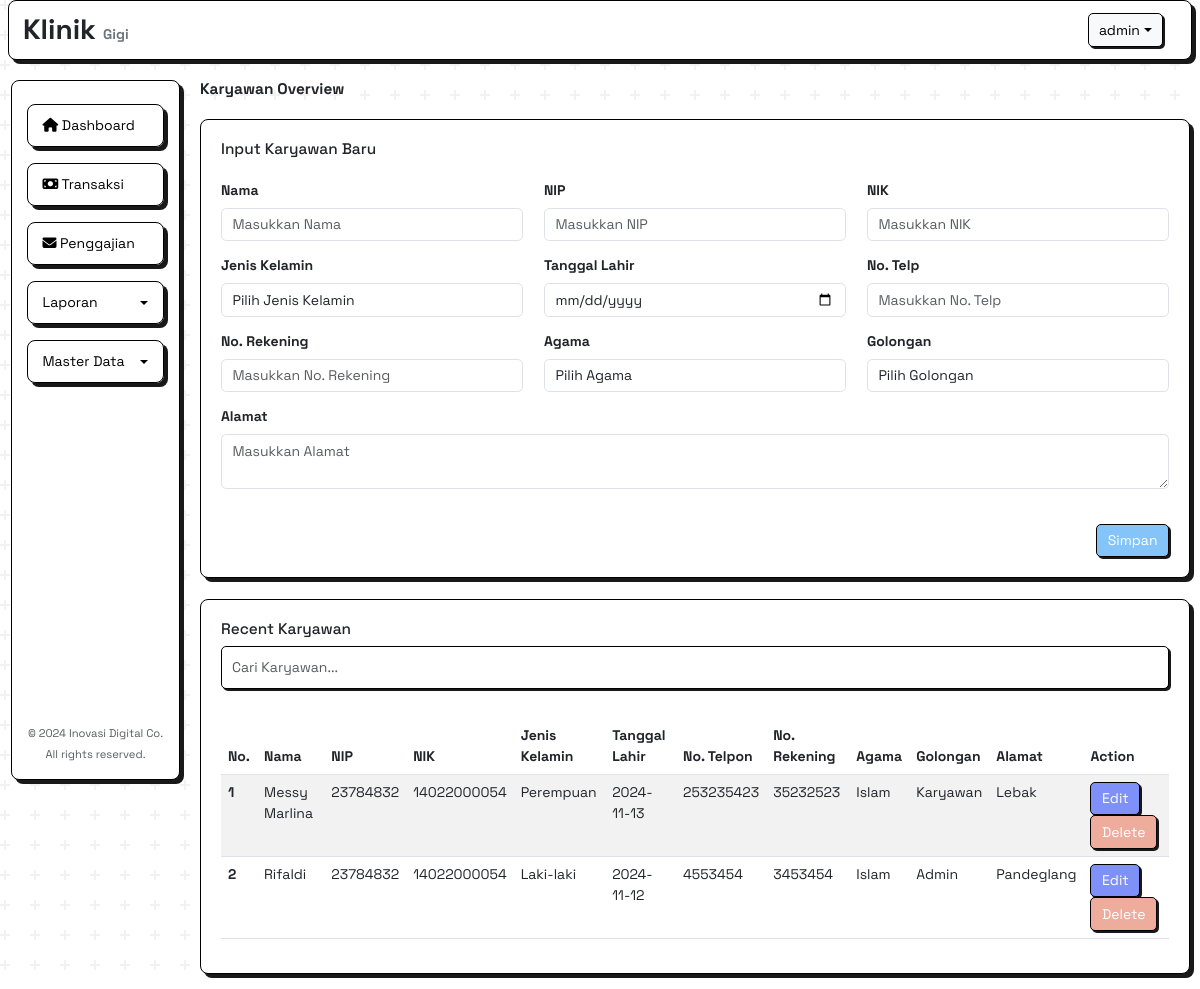
The page /asset/owner/master/index.php?page=Karyawan (signed in) on the database as committed earlier.
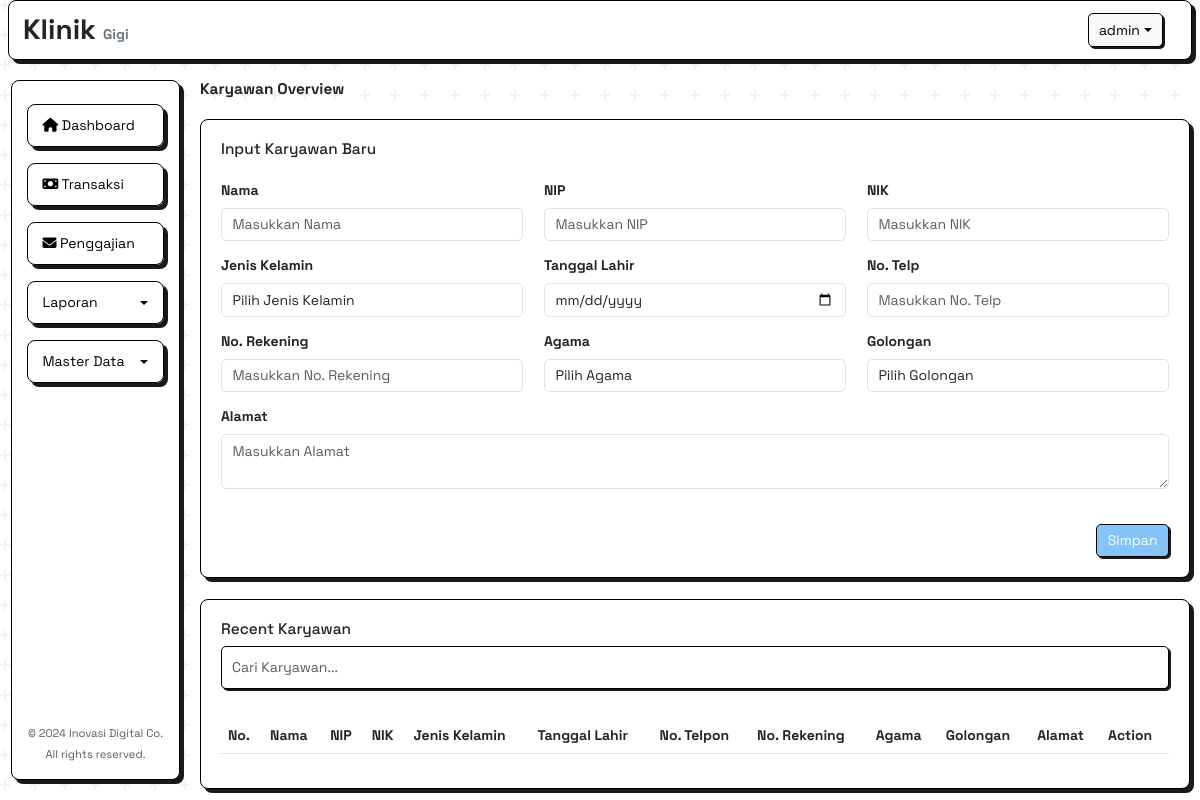
The same page on the database as committed later.
### tables this page shows
CREATE TABLE `karyawan` (
  `id` int(11) UNSIGNED NOT NULL,
  `nip` varchar(12) NOT NULL,
  `nik` varchar(12) NOT NULL,
  `nama` varchar(100) NOT NULL,
  `jenis_kelamin` varchar(11) NOT NULL,
  `tanggal_lahir` date NOT NULL,
  `telpon` varchar(12) NOT NULL,
  `no_rek` varchar(20) NOT NULL,
  `agama` varchar(15) NOT NULL,
  `alamat` text NOT NULL,
  `golongan_id` int(11) UNSIGNED NOT NULL,
  `status` varchar(11) NOT NULL
);

CREATE TABLE `golongan` (
  `id` int(11) UNSIGNED NOT NULL,
  `nama_golongan` varchar(100) NOT NULL,
  `gaji_pokok` int(12) NOT NULL,
  `tunjangan_makan` int(12) NOT NULL,
  `overtime` varchar(11) NOT NULL,
  `tunjangan_pasien` varchar(20) NOT NULL,
  `ro1` varchar(45) NOT NULL,
  `ro2` varchar(45) NOT NULL,
  `ro3` varchar(45) NOT NULL,
  `non_regio` varchar(45) NOT NULL
);

### asset/owner/master/view/Karyawan.php (the view, shortened to what this page needs)
<div class="col-md-10 main-content">
    <h5 class="mb-4 mt fw-bold">Karyawan Overview</h5>
    <div class="card mt-4">
        <div class="card-body">
            <h5 class="card-title mb-4">Input Karyawan Baru</h5>
            <form action="app/karyawan/input.php" method="post">
                <div class="row">
                    <div class="col-md-4 mb-3">
                        <label class="form-label fw-bold">Nama</label>
                        <input
                            type="text"
                            class="form-control"
                            name="nama"
                            required
                            placeholder="Masukkan Nama" />
                    </div>
                    <div class="col-md-4 mb-3">
                        <label for="transactionDate" class="form-label fw-bold">NIP</label>
                        <input
                            type="number"
                            class="form-control"
                            required
                            name="nip"
                            placeholder="Masukkan NIP" />
                    </div>
                    <div class="col-md-4 mb-3">
                        <label class="form-label fw-bold">NIK</label>
                        <input
                            type="number"
                            class="form-control"
                            required
                            name="nik"
                            placeholder="Masukkan NIK" />
                    </div>
                </div>
                <div class="row">
                    <div class="col-md-4 mb-3">
                        <label class="form-label fw-bold">Jenis Kelamin</label>
                        <select name="jenis_kelamin" id="jenis_kelamin" class="form-control" required>
                            <option value="">Pilih Jenis Kelamin</option>
                        </select>
                    </div>
                    <div class="col-md-4 mb-3">
                        <label class="form-label fw-bold">Tanggal Lahir</label>
                        <input
                            type="date"
                            class="form-control"
                            required
                            name="tanggal_lahir"
                            placeholder="Masukkan Tanggal Lahir" />
                    </div>
                    <div class="col-md-4 mb-3">
                        <label class="form-label fw-bold">No. Telp</label>
                        <input
                            type="number"
                            class="form-control"
                            required
                            name="no_telp"
                            placeholder="Masukkan No. Telp" />
                    </div>
                </div>
                <div class="row">
                    <div class="col-md-4 mb-3">
                        <label class="form-label fw-bold">No. Rekening</label>
                        <input
                            type="text"
                            class="form-control"
                            required
                            name="no_rekening"
                            placeholder="Masukkan No. Rekening" />
                    </div>
                    <div class="col-md-4 mb-3">
                        <label class="form-label fw-bold">Agama</label>
                        <select name="agama" id="agama" class="form-control" required>
                            <option value="">Pilih Agama</option>
                        </select>
                    </div>
                    <div class="col-md-4 mb-3">
                        <label class="form-label fw-bold">Golongan</label>
                        <select name="golongan" id="golongan" class="form-control" required>
                            <option value="">Pilih Golongan</option>
                        </select>
                    </div>
                </div>
                <div class="row">
                    <div class="col-md-12 mb-3">
                        <label class="form-label fw-bold">Alamat</label>
                        <textarea
                            name="alamat"
                            id="alamat"
                            class="form-control"
                            required
                            placeholder="Masukkan Alamat"></textarea>
                    </div>
                </div>
                <div class="d-flex justify-content-end">
                    <button type="submit" class="btn btn-submit mt-4" name="simpan">
                        Simpan
                    </button>
                </div>
            </form>
        </div>
    </div>
    <div class="card mt-4">
        <div class="card-body">
            <h5 class="card-title">Recent Karyawan</h5>
            <div class="mb-3">
                <input
                    type="text"
                    id="searchKaryawan"
                    class="form-control"
                    placeholder="Cari Karyawan..." />
            </div>
            <div class="table-scroll">
                <table class="table table-striped" id="karyawanTable">
                    <thead>
                        <tr>
                            <th scope="col">No.</th>
                            <th scope="col">Nama</th>
                            <th scope="col">NIP</th>
                            <th scope="col">NIK</th>
                            <th scope="col">Jenis Kelamin</th>
                            <th scope="col">Tanggal Lahir</th>
                            <th scope="col">No. Telpon</th>
                            <th scope="col">No. Rekening</th>
                            <th scope="col">Agama</th>
                            <th scope="col">Golongan</th>
                            <th scope="col">Alamat</th>
                            <th scope="col">Action</th>
                        </tr>
                    </thead>
                    <tbody>
                        <?php
                        $no = 1;
                        $query_karyawan = mysqli_query($conn, "SELECT k.*, g.nama_golongan
                        FROM karyawan k
                        JOIN golongan g ON k.golongan_id = g.id
                        WHERE g.nama_golongan != 'Dokter'
                        ORDER BY k.id DESC");
                        while ($row_karyawan = mysqli_fetch_assoc($query_karyawan)) {
                        ?>
                            <tr>
                                <th scope="row"><?= $no++ ?></th>
                                <td><?= $row_karyawan['nama'] ?></td>
                                <td><?= $row_karyawan['nip'] ?></td>
                                <td><?= $row_karyawan['nik'] ?></td>
                                <td><?= $row_karyawan['jenis_kelamin'] ?></td>
                                <td><?= $row_karyawan['tanggal_lahir'] ?></td>
                                <td><?= $row_karyawan['telpon'] ?></td>
                                <td><?= $row_karyawan['no_rek'] ?></td>
                                <td><?= $row_karyawan['agama'] ?></td>
                                <td><?= $row_karyawan['nama_golongan'] ?></td>
                                <td><?= $row_karyawan['alamat'] ?></td>
                                <td>
                                    <button class="btn btn-primary edit" data-bs-toggle="modal" data-bs-target="#editModal<?= $row_karyawan['id'] ?>">Edit</button>
                                    <a href="app/karyawan/delete.php?id=<?= $row_karyawan['id'] ?>" class="btn btn-danger delete" onclick="return confirm('Apakah Anda yakin ingin menghapus data ini?')">Delete</a>
                                </td>
                            </tr>
                        <?php
                        }
                        ?>
                    </tbody>
                </table>
            </div>
        </div>
    </div>
</div>

### asset/owner/master/index.php (shortened to what this page needs)
<!DOCTYPE html>
<html lang="en">
<head>
  <link
    href="https://cdn.jsdelivr.net/npm/bootstrap@5.3.0/dist/css/bootstrap.min.css"
    rel="stylesheet" />
  <link
    rel="stylesheet"
    href="https://cdnjs.cloudflare.com/ajax/libs/font-awesome/6.5.1/css/all.min.css" />
  <link rel="stylesheet" href="../../css/all.css" />
</head>
<body>
  <header
    class="header d-flex align-items-center px-3 justify-content-between">
    <div class="d-flex align-items-center">
      <h2 class="mb-0 fw-bold">
        Klinik <span class="text-secondary fw-bold s">Gigi</span>
      </h2>
    </div>
    <div class="d-flex align-items-center">
      <div class="dropdown me-3">
        <button
          class="btn btn-light dropdown-toggle d-flex align-items-center"
          type="button"
          data-bs-toggle="dropdown">
          <?php echo $_SESSION['username']; ?>
        </button>
      </div>
    </div>
  </header>
  <div class="container-fluid">
    <div class="row">
      <div class="col-xl-2 col-lg-3 col-md-4">
        <div class="sidebar" id="sidebar">
          <div class="nav flex-column">
            <a
              href="../index.php?page=Dashboard"
              class="nav-link <?php echo $_GET['page'] == 'Dashboard' ? 'active' : ''; ?>">
              <i class="fas fa-home"></i> Dashboard
            </a>
            <a
              href="../index.php?page=Transaksi"
              class="nav-link <?php echo $_GET['page'] == 'Transaksi' ? 'active' : ''; ?>">
              <i class="fas fa-money-bill"></i> Transaksi
            </a>
            <a
              href="../index.php?page=Penggajian"
              class="nav-link <?php echo $_GET['page'] == 'Penggajian' ? 'active' : ''; ?>">
              <i class="fas fa-envelope"></i> Penggajian
            </a>
            <div class="dropdown">
              <a
                class="nav-link dropdown-toggle d-flex justify-content-between align-items-center"
                href="#"
                role="button"
                data-bs-toggle="dropdown">
                <span>Laporan</span>
              </a>
            </div>
            <div class="dropdown">
              <a
                class="nav-link dropdown-toggle d-flex justify-content-between align-items-center"
                href="#"
                role="button"
                data-bs-toggle="dropdown">
                <span>Master Data</span>
              </a>
            </div>
          </div>
          <div class="mt-auto text-center copyright">
            <small class="text-muted">&copy; 2024 Inovasi Digital Co. All rights reserved.</small>
          </div>
        </div>
      </div>
      <?php
      if (isset($_GET['page'])) {
        $page = $_GET['page'];
        include 'view/' . $page . '.php';
      } else {
        include 'view/Master.php';
      }
      ?>
    </div>
  </div>
</body>
</html>

### asset/css/all.css (style rules this page uses)
* { transition: all 0.3s ease; font-family: "Space Grotesk", sans-serif; font-size: 14px; }
h5 { font-size: 1.1rem !important; }
small { font-size: 0.8rem !important; }
:root { --bg-card-1: #ecd765; --bg-card-2: #7f91f9; --bg-card-3: #eec79c; --bg-card-4: #84c4f9; }
.sidebar { height: calc(95vh - 60px); background: #fff; border-right: 1px solid #000; box-shadow: 4px 4px 0 0 rgba(0, 0, 0, 0.9); margin: 80px 20px 0 0; border: 1px solid #000; border-radius: 8px; padding: 15px; position: fixed; width: calc(16.666% - 30px); transition: all 0.3s ease; display: flex; flex-direction: column; }
.card { border: 1px solid #000; box-shadow: 4px 4px 0 0 rgba(0, 0, 0, 0.9); border-radius: 8px; transition: transform 0.2s; }
.nav-link, .dropdown-item, a { color: #000; text-decoration: none; }
.nav-link { border: 1px solid #000; margin: 8px 0; box-shadow: 4px 4px 0 0 rgba(0, 0, 0, 0.9); border-radius: 8px; padding: 10px 15px; }
.header { height: 60px; background: #fff; border-bottom: 1px solid #000; position: fixed; top: 0; right: 0; left: 0; z-index: 1031; box-shadow: 4px 4px 0 0 rgba(0, 0, 0, 0.9); border: 1px solid #000; border-radius: 8px; margin: 0 8px 0 8px; }
.main-content { margin-top: 70px; padding: 10px 10px 0 0; margin-left: 16.666%; }
.s { letter-spacing: 0; }
.card-body { padding: 20px; display: flex; flex-direction: column; height: 100%; }
.btn-light { border: 1px solid #000; box-shadow: 2px 2px 0 0 rgba(0, 0, 0, 0.9); border-radius: 5px; }
.nav-link.dropdown-toggle::after { margin-left: auto; }
.nav-link.dropdown-toggle { padding-right: 15px; }
.main-content { transition: margin-left 0.3s ease; }
@media (min-width: 1200px) { .main-content { margin-left: 16.666%; } }
.card, .card__header { margin-bottom: 15px; }
.btn-submit { background-color: #84c4f9; border: 1px solid #000; box-shadow: 2px 2px 0 0 rgba(0, 0, 0, 0.9); border-radius: 5px; color: #fff; }
.table-scroll { max-height: 300px; overflow-y: scroll; display: block; }
#searchKaryawan { margin-bottom: 15px; border: 1px solid #000; box-shadow: 2px 2px 0 0 rgba(0, 0, 0, 0.9); border-radius: 5px; padding: 10px; }
.btn-primary { background-color: #7f91f9; border: 1px solid #000; box-shadow: 2px 2px 0 0 rgba(0, 0, 0, 0.9); border-radius: 5px; color: #fff; }
.btn-danger { background-color: #eeac9c; border: 1px solid #000; box-shadow: 2px 2px 0 0 rgba(0, 0, 0, 0.9); border-radius: 5px; color: #fff; }

Rows that differ between the two databases and show on the page:
removed karyawan: nama "Messy Marlina", nip "23784832", nik "14022000054", jenis_kelamin "Perempuan", tanggal_lahir "2024-11-13", telpon "253235423", no_rek "35232523", agama "Islam", golongan.nama_golongan "Karyawan", alamat "Lebak"
removed karyawan: nama "Rifaldi", nip "23784832", nik "14022000054", jenis_kelamin "Laki-laki", tanggal_lahir "2024-11-12", telpon "4553454", no_rek "3453454", agama "Islam", golongan.nama_golongan "Admin", alamat "Pandeglang"
